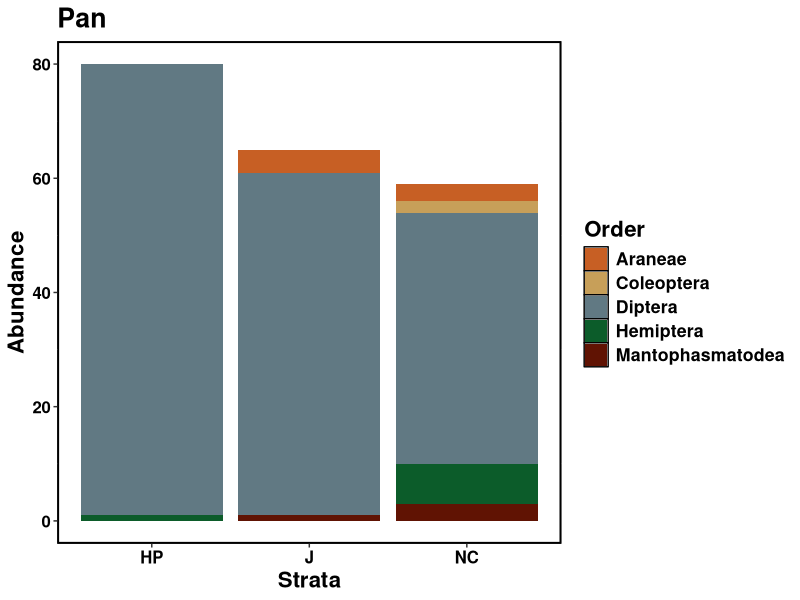
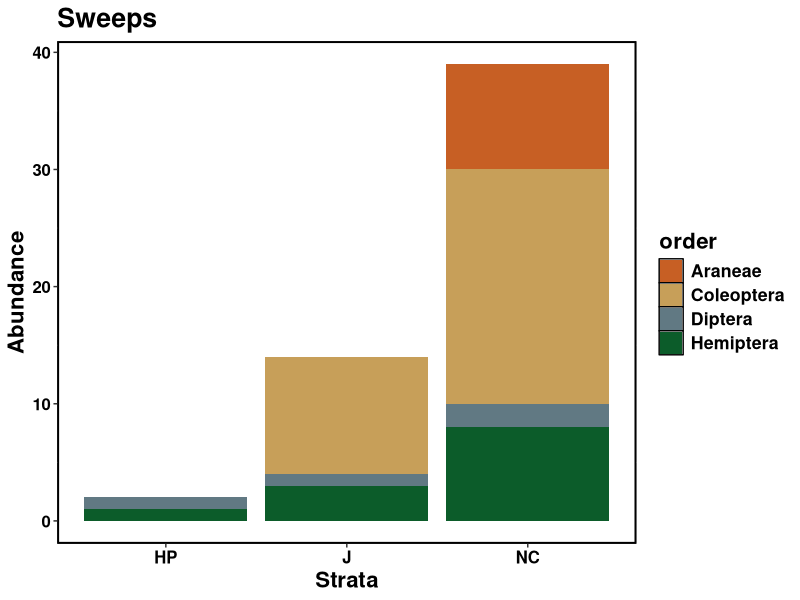
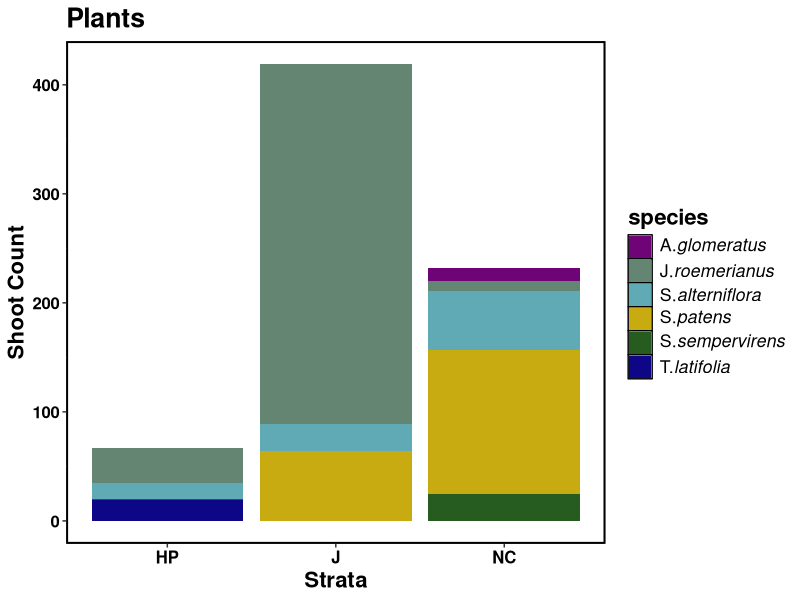

Generate these figures, in order, with R:
## ---- chunk 1
knitr::opts_chunk$set(echo = TRUE)
## ---- chunk 2
knitr::opts_chunk$set(echo = TRUE)
library(dplyr)
library(ggplot2)
## ---- chunk 3
jeffpans <- read.csv("top10pan.csv")
jeffsweeps <- read.csv("top10sweep.csv")
jeffplants <- read.csv("top10plant.csv") 
ellieplants <- read.csv("top6plant_EK.csv")

## ---- chunk 4
top5 = c("Diptera", "Hemiptera", "Mantophasmatodea", "Araneae", "Coleoptera")

jeffpans.strat <- jeffpans %>% filter(jeffpans$species %in% top5) %>% group_by(Strata, species) %>% summarise(sum(cpue))
## ---- chunk 5
jeffpans.strat$abundance<-jeffpans.strat$`sum(cpue)`
jeffpans.strat$Order <- jeffpans.strat$species
jeffpans.strat$Strata<-as.factor(jeffpans.strat$Strata)
## ---- chunk 6
ggplot(jeffpans.strat, aes(fill=Order, y=abundance, x=Strata)) + 
    geom_bar(position="stack", stat="identity") +
    ggtitle("Pans") +
    xlab("Strata")+
    ylab("Abundance")+
    labs(title = "Pan")+
    scale_fill_manual(values=c("#C75F24", "#C79F59", "#617983", "#0c5c2a", "#601303")) +
    theme(panel.grid.major = element_blank(), panel.grid.major.x = element_blank(), axis.text.x = element_text(face="bold", size=12, family= "sans", colour = "black"), axis.text.y = element_text(face="bold", size=12, family= "sans", colour = "black"), text = element_text(face = "bold", size=16, family= "sans", colour = "black"), panel.grid.minor.x = element_blank(), panel.border = element_rect(fill=NA, colour = "black", size=1.25), panel.background = element_rect(fill='white', colour='black'))
## ---- chunk 7
jeffsweeps.strat <- jeffsweeps %>% filter(jeffsweeps$species %in% top5) %>% group_by(Strata, species) %>% summarise(sum(cpue))
## ---- chunk 8
jeffsweeps.strat$abundance<-jeffsweeps.strat$`sum(cpue)`
jeffsweeps.strat$order <- jeffsweeps.strat$species
jeffsweeps.strat$Strata<-as.factor(jeffsweeps.strat$Strata)
## ---- chunk 9
ggplot(jeffsweeps.strat, aes(fill=order, y=abundance, x=Strata)) + 
    geom_bar(position="stack", stat="identity") +
    ggtitle("Sweeps") +
    xlab("Strata")+
    ylab("Abundance")+
    scale_fill_manual(values=c("#C75F24", "#C79F59", "#617983", "#0c5c2a", "#601303")) +
    theme(panel.grid.major = element_blank(), panel.grid.major.x = element_blank(), axis.text.x = element_text(face="bold", size=12, family= "sans", colour = "black"), axis.text.y = element_text(face="bold", size=12, family= "sans", colour = "black"), text = element_text(face = "bold", size=16, family= "sans", colour = "black"), panel.grid.minor.x = element_blank(), panel.border = element_rect(fill=NA, colour = "black", size=1.25), panel.background = element_rect(fill='white', colour='black'))
## ---- chunk 10
ellieplants.strat <- ellieplants %>% group_by(Strata, species, cpue) %>% summarise()

ellieplants.strat$abundance<-ellieplants.strat$cpue

ellieplants.strat$Strata<-as.factor(ellieplants.strat$Strata)


## ---- chunk 11
ggplot(ellieplants.strat, aes(fill=species, y=abundance, x=Strata)) + 
    geom_bar(position="stack", stat="identity") +
    ggtitle("Plants") +
    xlab("Strata")+
    ylab("Shoot Count")+
    #scale_fill_manual(values=wes_palette(n=5, name="Darjeeling2")) +
    scale_fill_manual(values=c("#6e0475", "#638572", "#60aab5", "#c7ab10", "#265c20", "#0d0787"), labels = c(expression(paste("A.", italic("glomeratus"))), expression(paste("J.", italic("roemerianus"))),expression(paste("S.", italic("alterniflora"))), expression(paste("S.", italic("patens"))), expression(paste("S.", italic("sempervirens"))), expression(paste("T.", italic("latifolia"))))) +
    theme(panel.grid.major = element_blank(), panel.grid.major.x = element_blank(), axis.text.x = element_text(face="bold", size=12, family= "sans", colour = "black"), axis.text.y = element_text(face="bold", size=12, family= "sans", colour = "black"), text = element_text(face = "bold", size=16, family= "sans", colour = "black"), panel.grid.minor.x = element_blank(), panel.border = element_rect(fill=NA, colour = "black", size=1.25), panel.background = element_rect(fill='white', colour='black'))
